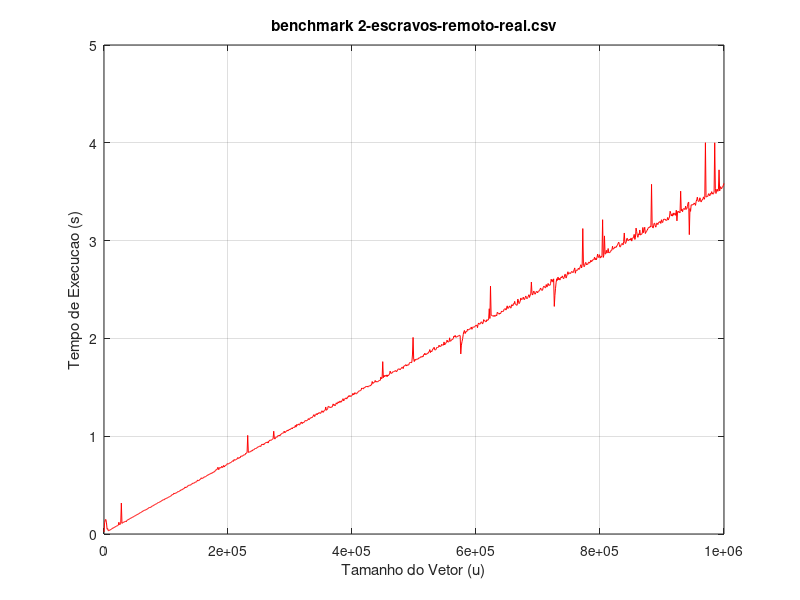

Write the MATLAB code that produced this figure.
mtx = csvread("benchmark 2-escravos-remoto-real.csv");
nome = strsplit("benchmark 2-escravos-remoto-real.csv", ",");
axis ('image');
plot (mtx(:,1), mtx(:,2), "r");
xlabel ('Tamanho do Vetor (u)');
ylabel ('Tempo de Execucao (s)');
grid on;
title (nome{1});
print (nome{1}, "-dpng");
